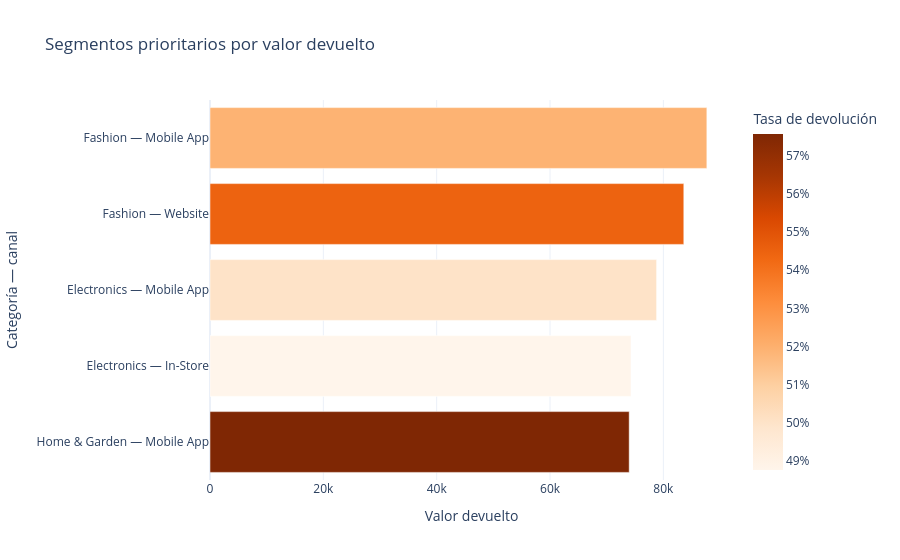

Write notebook code for a chart like this one.
### Code cell
# ¿Qué segmentos se deben priorizar para investigar y reducir las devoluciones?

priorities = return_risk.copy()
priorities["segment"] = priorities["Category"] + " — " + priorities["SalesChannel"]
priorities = priorities.nlargest(5, "returned_amount")
fig = px.bar(
    priorities.sort_values("returned_amount"),
    x="returned_amount",
    y="segment",
    orientation="h",
    color="return_rate",
    color_continuous_scale="Oranges",
    hover_data=["orders", "gross_sales"],
    title="Segmentos prioritarios por valor devuelto",
    labels={
        "returned_amount": "Valor devuelto",
        "return_rate": "Tasa de devolución",
        "segment": "Categoría — canal",
    },
)
fig.update_coloraxes(colorbar_tickformat=".0%")
fig.update_layout(template="plotly_white")
fig.show()

### Figure 1 — Plotly figure (JSON) as saved in the notebook; plotly's stock layout.template omitted (floating-point values rounded to 4 significant figures)
{"data": [{"alignmentgroup": "True", "customdata": [[99, 116000.0], [121, 158500.0], [108, 152200.0], [112, 161300.0], [131, 167700.0]], "hovertemplate": "Valor devuelto=%{x}<br>Categoría — canal=%{y}<br>orders=%{customdata[0]}<br>gross_sales=%{customdata[1]}<br>Tasa de devolución=%{marker.color}<extra></extra>", "legendgroup": "", "marker": {"color": [0.5758, 0.4876, 0.5, 0.5446, 0.5191], "coloraxis": "coloraxis", "pattern": {"shape": ""}}, "name": "", "offsetgroup": "", "orientation": "h", "showlegend": false, "textposition": "auto", "type": "bar", "x": [73970.0, 74280.0, 78810.0, 83600.0, 87670.0], "xaxis": "x", "y": ["Home & Garden — Mobile App", "Electronics — In-Store", "Electronics — Mobile App", "Fashion — Website", "Fashion — Mobile App"], "yaxis": "y"}], "layout": {"barmode": "relative", "coloraxis": {"colorbar": {"tickformat": ".0%", "title": {"text": "Tasa de devolución"}}, "colorscale": [[0, "rgb(255,245,235)"], [0.125, "rgb(254,230,206)"], [0.25, "rgb(253,208,162)"], [0.375, "rgb(253,174,107)"], [0.5, "rgb(253,141,60)"], [0.625, "rgb(241,105,19)"], [0.75, "rgb(217,72,1)"], [0.875, "rgb(166,54,3)"], [1, "rgb(127,39,4)"]]}, "legend": {"tracegroupgap": 0}, "title": {"text": "Segmentos prioritarios por valor devuelto"}, "xaxis": {"anchor": "y", "domain": [0, 1], "title": {"text": "Valor devuelto"}}, "yaxis": {"anchor": "x", "domain": [0, 1], "title": {"text": "Categoría — canal"}}}}
